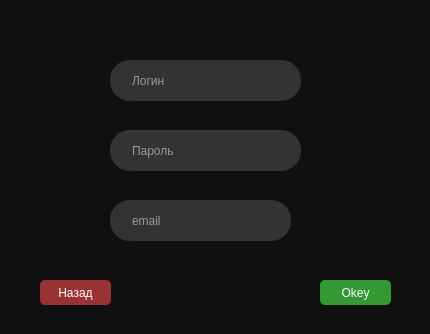
<?xml version="1.0" encoding="UTF-8"?>
<ui version="4.0">
 <class>LogregDialog</class>
 <widget class="QDialog" name="LogregDialog">
  <property name="geometry">
   <rect>
    <x>0</x>
    <y>0</y>
    <width>430</width>
    <height>334</height>
   </rect>
  </property>
  <property name="windowTitle">
   <string>Dialog</string>
  </property>
  <property name="styleSheet">
   <string notr="true">background: #101010;</string>
  </property>
  <widget class="QStackedWidget" name="stackedWidget">
   <property name="geometry">
    <rect>
     <x>10</x>
     <y>20</y>
     <width>411</width>
     <height>311</height>
    </rect>
   </property>
   <property name="currentIndex">
    <number>1</number>
   </property>
   <widget class="QWidget" name="SignInPage">
    <widget class="QLineEdit" name="usernameLine">
     <property name="geometry">
      <rect>
       <x>60</x>
       <y>0</y>
       <width>181</width>
       <height>41</height>
      </rect>
     </property>
     <property name="styleSheet">
      <string notr="true">padding-left: 20px;
padding-right: 20px;
border-radius: 20px;
background: #333;
color: #fefefe;</string>
     </property>
     <property name="maxLength">
      <number>64</number>
     </property>
     <property name="echoMode">
      <enum>QLineEdit::Normal</enum>
     </property>
     <property name="placeholderText">
      <string>Логин</string>
     </property>
    </widget>
    <widget class="QLineEdit" name="passwordLine">
     <property name="geometry">
      <rect>
       <x>60</x>
       <y>60</y>
       <width>181</width>
       <height>41</height>
      </rect>
     </property>
     <property name="styleSheet">
      <string notr="true">padding-left: 20px;
padding-right: 20px;
border-radius: 20px;
background: #333;
color: #fefefe;</string>
     </property>
     <property name="maxLength">
      <number>64</number>
     </property>
     <property name="echoMode">
      <enum>QLineEdit::Password</enum>
     </property>
     <property name="placeholderText">
      <string>Пароль</string>
     </property>
    </widget>
    <widget class="QLabel" name="Loader">
     <property name="geometry">
      <rect>
       <x>90</x>
       <y>150</y>
       <width>141</width>
       <height>51</height>
      </rect>
     </property>
     <property name="text">
      <string>loader</string>
     </property>
    </widget>
    <widget class="QLabel" name="label_status">
     <property name="geometry">
      <rect>
       <x>20</x>
       <y>110</y>
       <width>271</width>
       <height>20</height>
      </rect>
     </property>
     <property name="styleSheet">
      <string notr="true">color: #fefefe;</string>
     </property>
     <property name="text">
      <string/>
     </property>
    </widget>
    <widget class="QPushButton" name="PushButton_SignIn">
     <property name="geometry">
      <rect>
       <x>80</x>
       <y>220</y>
       <width>101</width>
       <height>21</height>
      </rect>
     </property>
     <property name="cursor">
      <cursorShape>PointingHandCursor</cursorShape>
     </property>
     <property name="styleSheet">
      <string notr="true">Padding: 1px;
Border-radius: 5px;
Background: #393;
Color: #fefefe;</string>
     </property>
     <property name="text">
      <string>Вход</string>
     </property>
     <property name="shortcut">
      <string>Return</string>
     </property>
    </widget>
    <widget class="ClickableLabel" name="RegistrationLink">
     <property name="geometry">
      <rect>
       <x>210</x>
       <y>280</y>
       <width>101</width>
       <height>17</height>
      </rect>
     </property>
     <property name="cursor">
      <cursorShape>PointingHandCursor</cursorShape>
     </property>
     <property name="styleSheet">
      <string notr="true">Padding: 1px;
Border-radius: 5px;

Color: #fefefe;</string>
     </property>
     <property name="text">
      <string>Регистрация</string>
     </property>
    </widget>
   </widget>
   <widget class="QWidget" name="RegistrationPage">
    <widget class="QPushButton" name="PushButton_backLoginForm">
     <property name="geometry">
      <rect>
       <x>30</x>
       <y>260</y>
       <width>71</width>
       <height>25</height>
      </rect>
     </property>
     <property name="styleSheet">
      <string notr="true">Padding: 1px;
Border-radius: 5px;
Background: #933;
Color: #fefefe;</string>
     </property>
     <property name="text">
      <string>Назад</string>
     </property>
    </widget>
    <widget class="QPushButton" name="PushButton_StartReg">
     <property name="geometry">
      <rect>
       <x>310</x>
       <y>260</y>
       <width>71</width>
       <height>25</height>
      </rect>
     </property>
     <property name="styleSheet">
      <string notr="true">Padding: 1px;
Border-radius: 5px;
Background: #393;
Color: #fefefe;</string>
     </property>
     <property name="text">
      <string>Okey</string>
     </property>
     <property name="shortcut">
      <string>Return</string>
     </property>
    </widget>
    <widget class="QLineEdit" name="usernameRegLine">
     <property name="geometry">
      <rect>
       <x>100</x>
       <y>40</y>
       <width>191</width>
       <height>41</height>
      </rect>
     </property>
     <property name="styleSheet">
      <string notr="true">padding-left: 20px;
padding-right: 20px;
border-radius: 20px;
background: #333;
color: #fefefe;</string>
     </property>
     <property name="placeholderText">
      <string>Логин</string>
     </property>
    </widget>
    <widget class="QLineEdit" name="passwordRegLine">
     <property name="geometry">
      <rect>
       <x>100</x>
       <y>110</y>
       <width>191</width>
       <height>41</height>
      </rect>
     </property>
     <property name="styleSheet">
      <string notr="true">padding-left: 20px;
padding-right: 20px;
border-radius: 20px;
background: #333;
color: #fefefe;</string>
     </property>
     <property name="placeholderText">
      <string>Пароль</string>
     </property>
    </widget>
    <widget class="QLineEdit" name="emailRegLine">
     <property name="geometry">
      <rect>
       <x>100</x>
       <y>180</y>
       <width>181</width>
       <height>41</height>
      </rect>
     </property>
     <property name="styleSheet">
      <string notr="true">padding-left: 20px;
padding-right: 20px;
border-radius: 20px;
background: #333;
color: #fefefe;</string>
     </property>
     <property name="placeholderText">
      <string>email</string>
     </property>
    </widget>
    <widget class="QLabel" name="label_reg_status">
     <property name="geometry">
      <rect>
       <x>76</x>
       <y>0</y>
       <width>281</width>
       <height>20</height>
      </rect>
     </property>
     <property name="styleSheet">
      <string notr="true">color: #fefefe;</string>
     </property>
     <property name="text">
      <string/>
     </property>
    </widget>
   </widget>
  </widget>
 </widget>
 <customwidgets>
  <customwidget>
   <class>ClickableLabel</class>
   <extends>QLabel</extends>
   <header location="global">clickablelabel.h</header>
  </customwidget>
 </customwidgets>
 <resources/>
 <connections/>
</ui>
